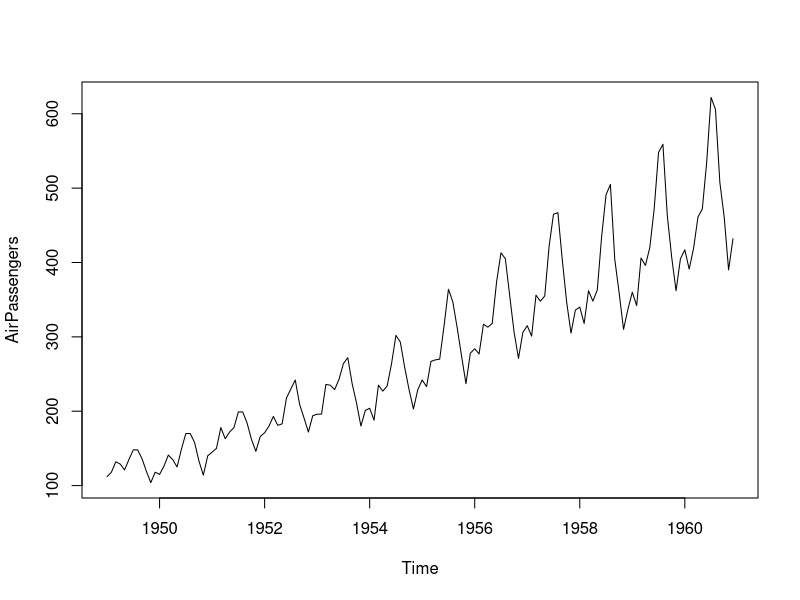
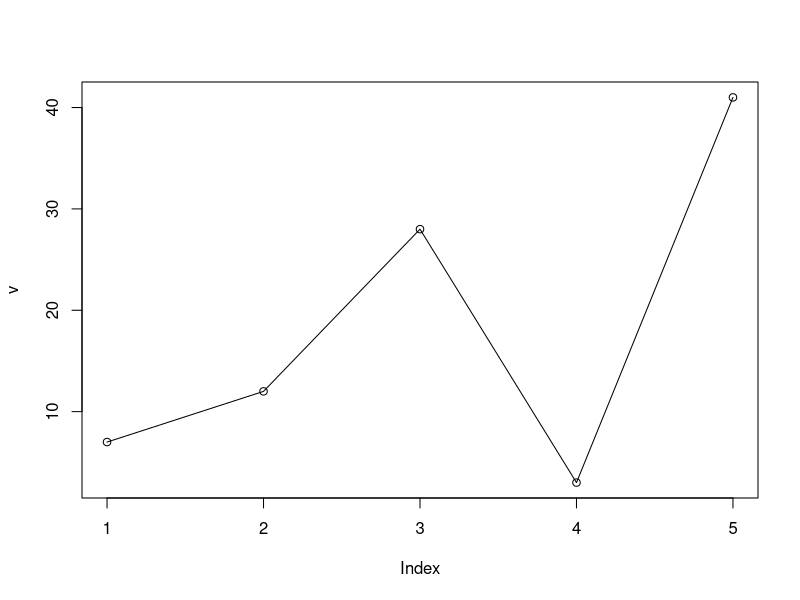
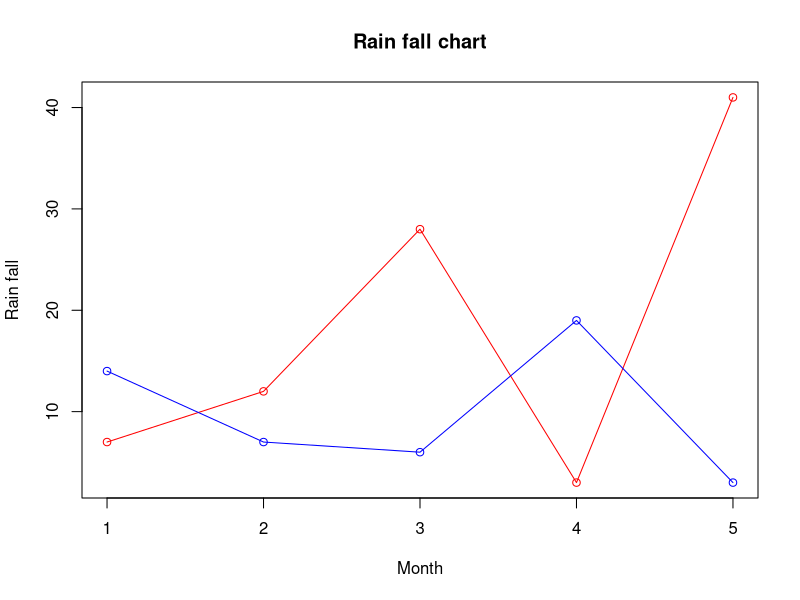

These figures' R source, in order:
#################################################################################
# Line Chart
plot(AirPassengers,type="l")  #Simple Line Plot

#Example 2
# Create the data for the chart.
v <- c(7,12,28,3,41)

# Plot the bar chart. 
plot(v,type = "o")

# Plot the bar chart.
plot(v,type = "o", col = "red", xlab = "Month", ylab = "Rain fall",
     main = "Rain fall chart")

#Multiple Lines
# More than line can be drawn on the same chart by using the line() function
# Create the data for the chart.
t <- c(14,7,6,19,3)

lines(t, type = "o", col = "blue")

#################################################################################

